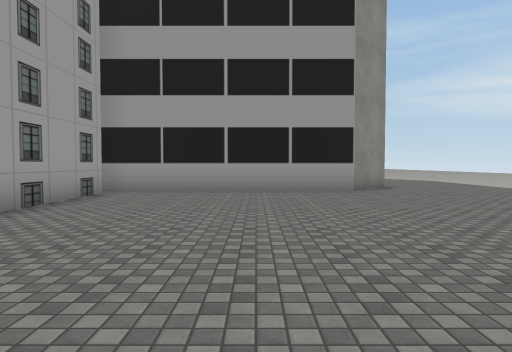
View 1 (above)

16 first-person views from a walk through a 3-D level made in the Unity game engine. The camera is 1.4 m above the floor, tilts 2° down and sees 75° across. The floor is counted in squares, 2 m on a side. Each view is taken from the middle of a square. On the plan, view 1 faces up. The plan holds only what a view shows up to about 10 squares ahead; the rest is blank. The place goes on beyond the plan. The player is left out. Some surface patterns are stand-ins.

View 2
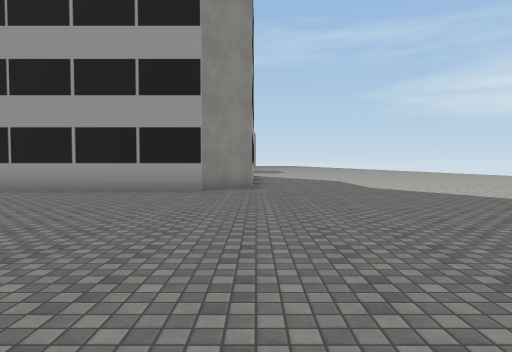

View 3
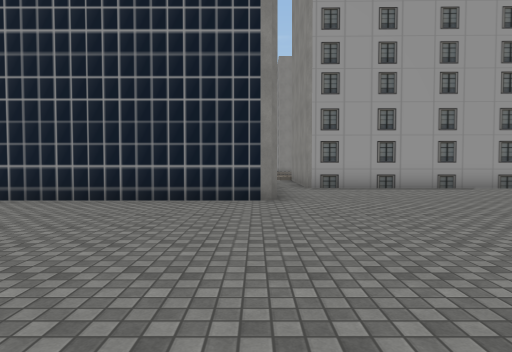

View 4
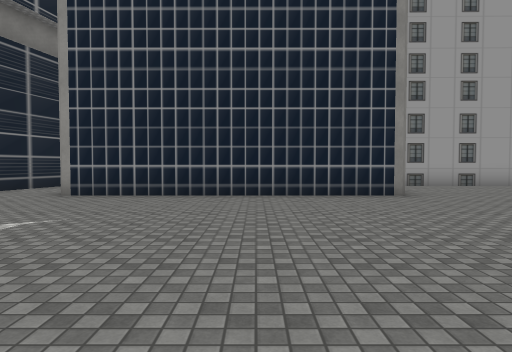

View 5
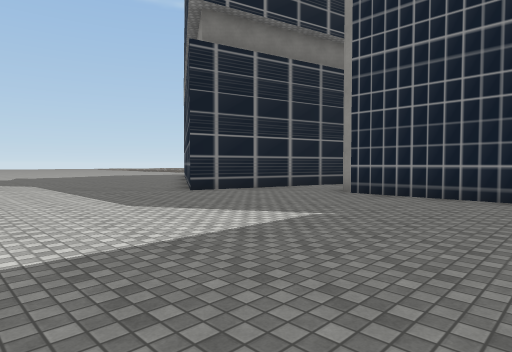

View 6
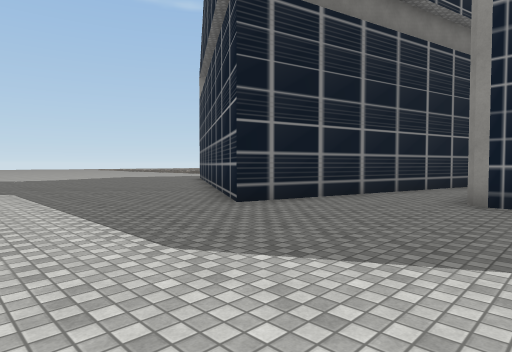

View 7
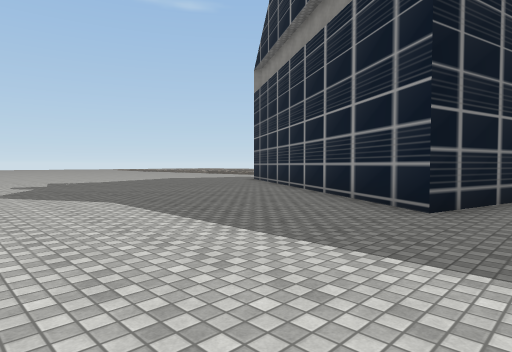

View 8
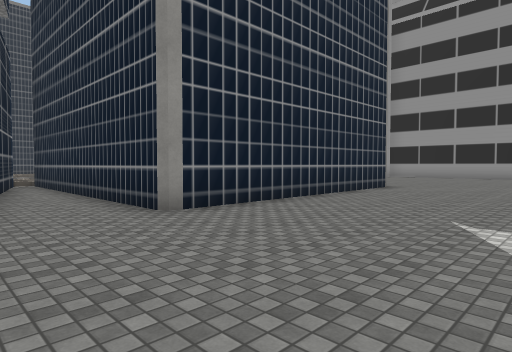

View 9
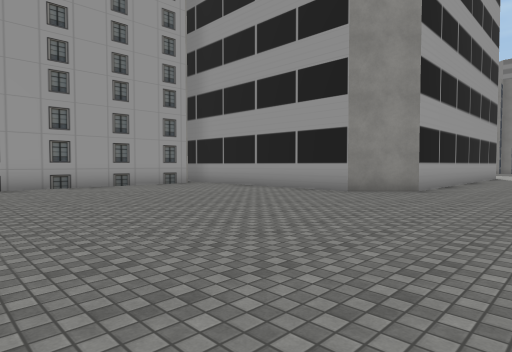

View 10
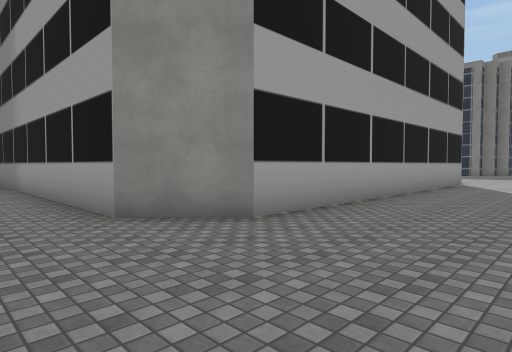

View 11
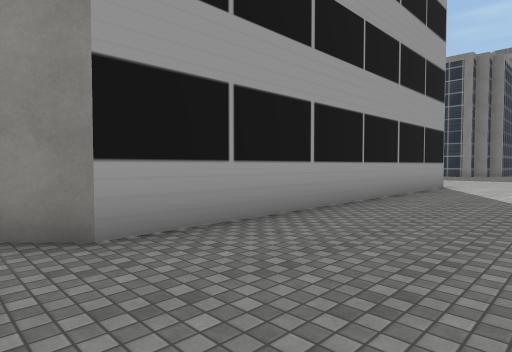

View 12
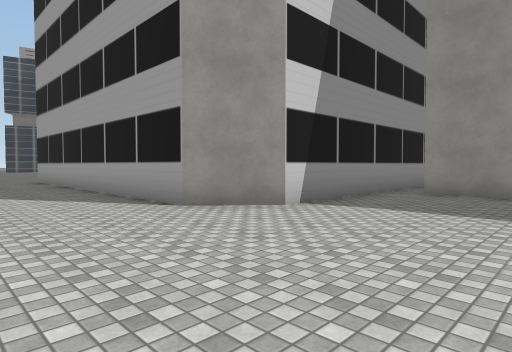

View 13
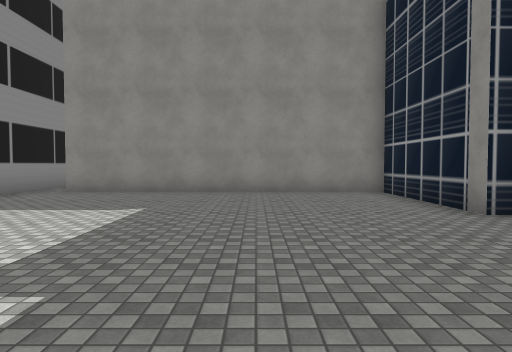

View 14
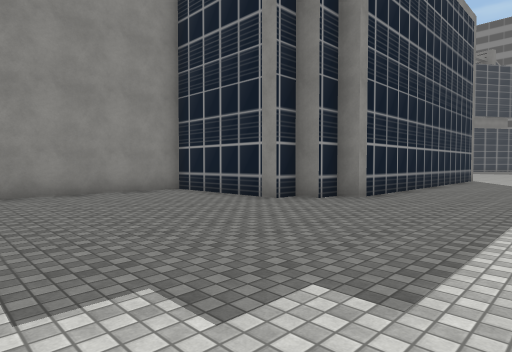

View 15
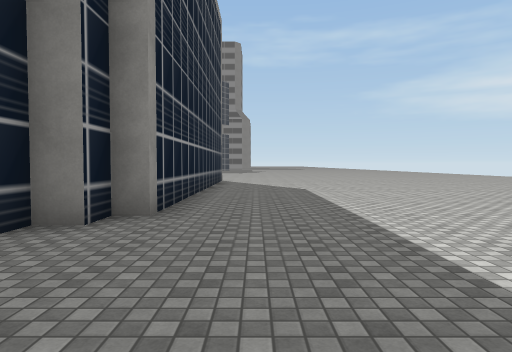

View 16
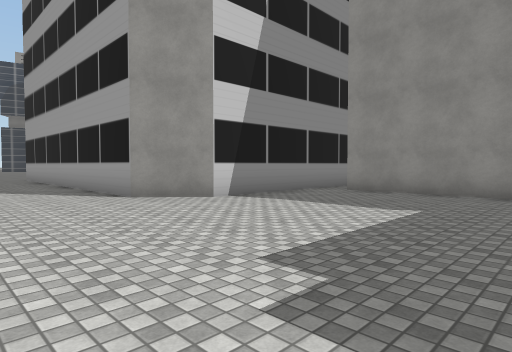

### Floor plan
Points are (right, up) in squares from view 1. A wall is a line through its corners. A room is listed if a view was taken in it or the views show most of it. See-through windows are left out.
Room 1 (views 1, 2, 3, 4, 5, 6, 7, 8, 9, 10)
walls: (-0.5, 0.1) (-0.5, -7.5) (-7.6, -7.5); (-3.7, 8.1) (-3.8, 1.6); (-8.2, -8.1) (1.9, -10.6) (-0.6, -14.6); (3.9, 10.1) (2.6, 8.8) (-4.9, 8.8)
ways out: opening at (6, 9.3) to room 2; gap at (-8, -8)
Room 2 (views 11, 12, 13, 14, 15, 16)
walls: (-3.5, 21.3) (2.6, 21.3) (3.9, 20.1) (3.9, 10.1); (3.6, 35.5) (3.6, 31.5) (3, 31.5) (3, 30.8) (2.4, 30.8) (2.4, 30.2) (-1.3, 30.2) (-1.3, 22.3)
ways out: opening at (6, 9.3) to room 1

Positions as (right, up) in squares from view 1, and headings:
1: (0, 0), facing up
2: (4, 0), facing up
3: (6, 0), facing left
4: (7, -3), facing left
5: (7, -3), facing down-left
6: (6, -6), facing down-left
7: (7, -9), facing down-left
8: (4, -10), facing up-left
9: (7, 1), facing up-left
10: (7, 7), facing up-left
11: (7, 9), facing up-left
12: (7, 25), facing down-left
13: (7, 27), facing left
14: (7, 25), facing up-left
15: (5, 27), facing up
16: (7, 27), facing down-left
